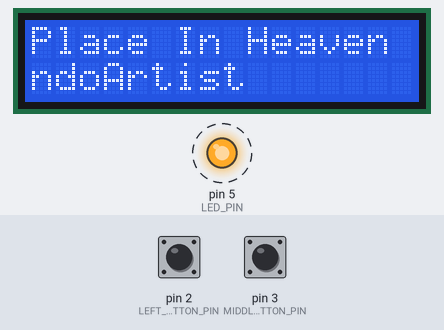
Recording of a sketch running on a simulated Arduino Uno, built with avr-gcc and run on an emulated ATmega328P. Shown: 16×2 character LCD, output pins drawn as LEDs (lit = HIGH). Dashed ring = blinking. The test bench sets the inputs (shaded band); at power-on: pin 2 (LEFT_BUTTON_PIN) LOW, pin 3 (MIDDLE_BUTTON_PIN) LOW. What the sketch prints to the serial monitor is not drawn.

Above: at 0.7 s.
At 1.3 s:
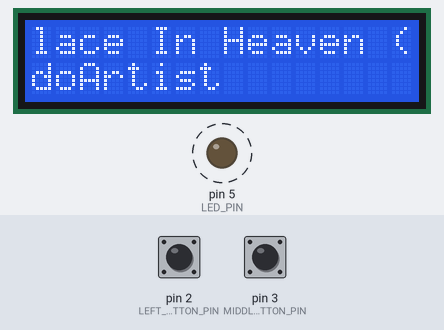
1.4 s: pin 2 (LEFT_BUTTON_PIN) pulled HIGH for 0.15 s
At 2.0 s:
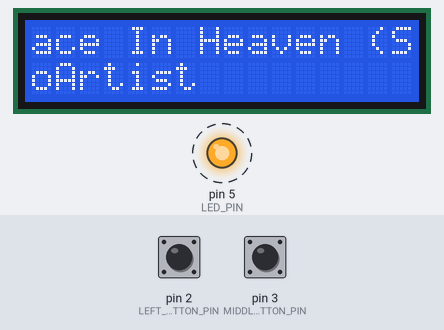
Timing chart, 0 to 9.0 s (numbered marks = the images above; inputs shaded):
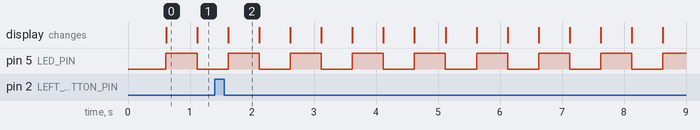

The sketch:

ArduinoNowPlaying.ino
```cpp
#define LED_PIN 5
#define RIGHT_BUTTON_PIN 6
#define MIDDLE_BUTTON_PIN 3
#define LEFT_BUTTON_PIN 2

#include <Wire.h>
#include <LiquidCrystal_I2C.h>

// LCD address and geometry and library initialization
const byte lcdAddr = 0x27;  // Address of I2C backpack
const byte lcdCols = 16;    // Number of character in a row
const byte lcdRows = 2;     // Number of lines

LiquidCrystal_I2C lcd(lcdAddr, lcdCols, lcdRows);

// Demo parameters
const byte lcdScrollRow = 0;          // Number of a demo row counting from 0
const unsigned int digitDelay = 500;  // Miliseconds before displaying next digit

void setup() {

  Serial.begin(115200);
  while (!Serial) {
    // some boards need to wait to ensure access to serial over USB
  }

  // put your setup code here, to run once:
  //Buttons= D2, D3, D4
  pinMode(LEFT_BUTTON_PIN, INPUT);
  pinMode(MIDDLE_BUTTON_PIN, INPUT);
  pinMode(RIGHT_BUTTON_PIN, INPUT);
  attachInterrupt(digitalPinToInterrupt(LEFT_BUTTON_PIN), notify, CHANGE);
  attachInterrupt(digitalPinToInterrupt(MIDDLE_BUTTON_PIN), notify, CHANGE);
  attachInterrupt(digitalPinToInterrupt(RIGHT_BUTTON_PIN), notify, CHANGE);

  //Middle Led = D5
  digitalWrite(LED_PIN, LOW); // do this first
  pinMode(LED_PIN, OUTPUT);
  //https://github.com/mrkaleArduinoLib/LiquidCrystal_I2C/blob/master/examples/Autoscroll/Autoscroll.ino
  lcd.init();
  lcd.backlight();
  //lcd.autoscroll();
  lcd.setCursor(0, 1);
  lcd.print("RandoArtist");
  lcd.setCursor(0, lcdScrollRow);
  lcd.print("A Place In Heaven (Super extended mix)");
  //lcd.setCursor(lcdCols, lcdScrollRow);
  lcd.setCursor(0, 1);
}

void loop() {
  // put your main code here, to run repeatedly:
  digitalWrite(LED_PIN, LOW); // do this first
  lcd.scrollDisplayLeft();
  delay(500);
  digitalWrite(LED_PIN, HIGH); // do this first
  lcd.scrollDisplayLeft();
  delay(500);
}

void notify() {
   //ISR function
   Serial.println("Received Interrupt");
}
```

Measured:
- by itself, pin 5 (LED_PIN): alternates HIGH for 0.50 s and LOW for 0.50 s
- what the display in image 0 shows lasts 0.5 s, from 0.6 s to 1.1 s
